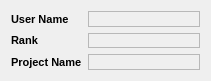
  <widget class="QWidget" name="gridLayoutWidget_3">
   <property name="geometry">
    <rect>
     <x>900</x>
     <y>61</y>
     <width>211</width>
     <height>81</height>
    </rect>
   </property>
   <layout class="QGridLayout" name="gridLayout_4">
    <item row="0" column="3">
     <widget class="QFrame" name="frame">
      <property name="frameShape">
       <enum>QFrame::StyledPanel</enum>
      </property>
      <property name="frameShadow">
       <enum>QFrame::Raised</enum>
      </property>
      <widget class="QLabel" name="label_username">
       <property name="geometry">
        <rect>
         <x>5</x>
         <y>1</y>
         <width>151</width>
         <height>20</height>
        </rect>
       </property>
       <property name="font">
        <font>
         <pointsize>8</pointsize>
        </font>
       </property>
       <property name="text">
        <string/>
       </property>
      </widget>
     </widget>
    </item>
    <item row="1" column="3">
     <widget class="QFrame" name="frame_3">
      <property name="frameShape">
       <enum>QFrame::StyledPanel</enum>
      </property>
      <property name="frameShadow">
       <enum>QFrame::Raised</enum>
      </property>
      <widget class="QLabel" name="label_rank">
       <property name="geometry">
        <rect>
         <x>5</x>
         <y>1</y>
         <width>151</width>
         <height>20</height>
        </rect>
       </property>
       <property name="font">
        <font>
         <pointsize>8</pointsize>
        </font>
       </property>
       <property name="text">
        <string/>
       </property>
      </widget>
     </widget>
    </item>
    <item row="2" column="3">
     <widget class="QFrame" name="frame_2">
      <property name="frameShape">
       <enum>QFrame::StyledPanel</enum>
      </property>
      <property name="frameShadow">
       <enum>QFrame::Raised</enum>
      </property>
      <widget class="QLabel" name="label_projectname">
       <property name="geometry">
        <rect>
         <x>5</x>
         <y>0</y>
         <width>151</width>
         <height>21</height>
        </rect>
       </property>
       <property name="font">
        <font>
         <pointsize>8</pointsize>
        </font>
       </property>
       <property name="text">
        <string/>
       </property>
      </widget>
     </widget>
    </item>
    <item row="2" column="1">
     <widget class="QLabel" name="label_8">
      <property name="sizePolicy">
       <sizepolicy hsizetype="Fixed" vsizetype="Preferred">
        <horstretch>0</horstretch>
        <verstretch>0</verstretch>
       </sizepolicy>
      </property>
      <property name="font">
       <font>
        <pointsize>8</pointsize>
        <bold>true</bold>
       </font>
      </property>
      <property name="text">
       <string>Project Name</string>
      </property>
     </widget>
    </item>
    <item row="0" column="1">
     <widget class="QLabel" name="label_7">
      <property name="sizePolicy">
       <sizepolicy hsizetype="Fixed" vsizetype="Preferred">
        <horstretch>0</horstretch>
        <verstretch>0</verstretch>
       </sizepolicy>
      </property>
      <property name="font">
       <font>
        <pointsize>8</pointsize>
        <bold>true</bold>
       </font>
      </property>
      <property name="text">
       <string>User Name</string>
      </property>
     </widget>
    </item>
    <item row="1" column="1">
     <widget class="QLabel" name="label_19">
      <property name="sizePolicy">
       <sizepolicy hsizetype="Fixed" vsizetype="Preferred">
        <horstretch>0</horstretch>
        <verstretch>0</verstretch>
       </sizepolicy>
      </property>
      <property name="font">
       <font>
        <pointsize>8</pointsize>
        <bold>true</bold>
       </font>
      </property>
      <property name="text">
       <string>Rank</string>
      </property>
     </widget>
    </item>
   </layout>
  </widget>
